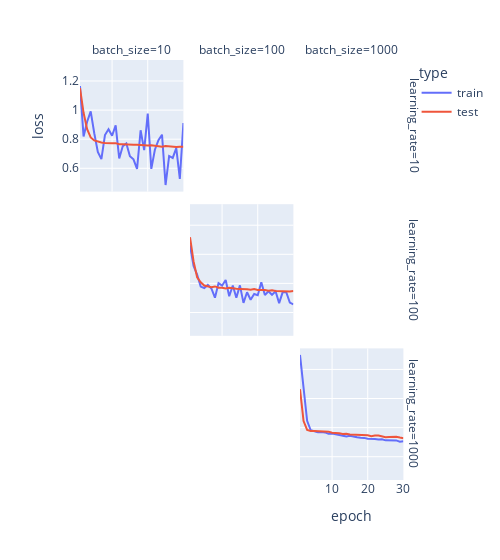
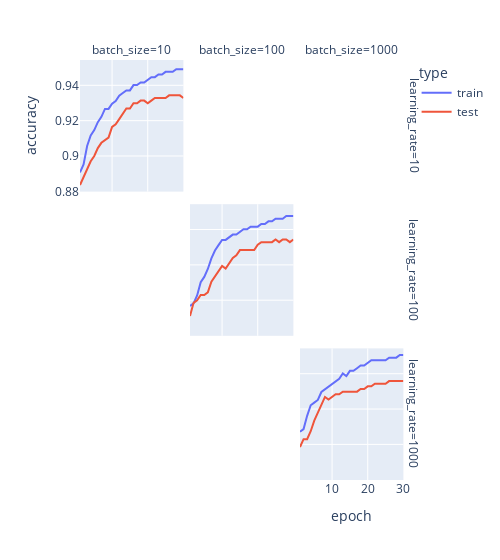

Here is the notebook cell these charts were saved with, in order:
### Code cell
runs_df = pd.concat(results)

# plot training loss and test loss over time
px.line(
    runs_df,
    line_group="run_id",
    x="epoch",
    y="loss",
    color="type",
    hover_data=["batch_size", "learning_rate", "dropout_fraction"],
    facet_row="learning_rate",
    facet_col="batch_size",
    width=500,
).show()

# plot accuracy over time
px.line(
    runs_df,
    line_group="run_id",
    x="epoch",
    y="accuracy",
    color="type",
    hover_data=["batch_size", "learning_rate", "dropout_fraction"],
    facet_row="learning_rate",
    facet_col="batch_size",
    width=500,
).show()

### Figure 1 — Plotly figure (JSON) as saved in the notebook; plotly's stock layout.template omitted (floating-point values rounded to 4 significant figures)
{"data": [{"customdata": [[10, 10, 0.2], [10, 10, 0.2], [10, 10, 0.2], [10, 10, 0.2], [10, 10, 0.2], [10, 10, 0.2], [10, 10, 0.2], [10, 10, 0.2], [10, 10, 0.2], [10, 10, 0.2], [10, 10, 0.2], [10, 10, 0.2], [10, 10, 0.2], [10, 10, 0.2], [10, 10, 0.2], [10, 10, 0.2], [10, 10, 0.2], [10, 10, 0.2], [10, 10, 0.2], [10, 10, 0.2], [10, 10, 0.2], [10, 10, 0.2], [10, 10, 0.2], [10, 10, 0.2], [10, 10, 0.2], [10, 10, 0.2], [10, 10, 0.2], [10, 10, 0.2], [10, 10, 0.2], [10, 10, 0.2]], "hovertemplate": "type=train<br>learning_rate=%{customdata[1]}<br>batch_size=%{customdata[0]}<br>run_id=1449308123<br>epoch=%{x}<br>loss=%{y}<br>dropout_fraction=%{customdata[2]}<extra></extra>", "legendgroup": "train", "line": {"color": "#636efa", "dash": "solid"}, "marker": {"symbol": "circle"}, "mode": "lines", "name": "train", "orientation": "v", "showlegend": true, "type": "scatter", "x": [1, 2, 3, 4, 5, 6, 7, 8, 9, 10, 11, 12, 13, 14, 15, 16, 17, 18, 19, 20, 21, 22, 23, 24, 25, 26, 27, 28, 29, 30], "xaxis": "x7", "y": [1.165, 0.819, 0.9203, 0.9909, 0.8408, 0.7119, 0.6633, 0.8289, 0.8687, 0.8235, 0.8957, 0.6678, 0.7527, 0.7709, 0.6828, 0.6613, 0.5961, 0.8617, 0.7244, 0.9765, 0.5959, 0.7278, 0.793, 0.8311, 0.4849, 0.6846, 0.6711, 0.739, 0.5267, 0.9111], "yaxis": "y7"}, {"customdata": [[100, 100, 0.2], [100, 100, 0.2], [100, 100, 0.2], [100, 100, 0.2], [100, 100, 0.2], [100, 100, 0.2], [100, 100, 0.2], [100, 100, 0.2], [100, 100, 0.2], [100, 100, 0.2], [100, 100, 0.2], [100, 100, 0.2], [100, 100, 0.2], [100, 100, 0.2], [100, 100, 0.2], [100, 100, 0.2], [100, 100, 0.2], [100, 100, 0.2], [100, 100, 0.2], [100, 100, 0.2], [100, 100, 0.2], [100, 100, 0.2], [100, 100, 0.2], [100, 100, 0.2], [100, 100, 0.2], [100, 100, 0.2], [100, 100, 0.2], [100, 100, 0.2], [100, 100, 0.2], [100, 100, 0.2]], "hovertemplate": "type=train<br>learning_rate=%{customdata[1]}<br>batch_size=%{customdata[0]}<br>run_id=676326879<br>epoch=%{x}<br>loss=%{y}<br>dropout_fraction=%{customdata[2]}<extra></extra>", "legendgroup": "train", "line": {"color": "#636efa", "dash": "solid"}, "marker": {"symbol": "circle"}, "mode": "lines", "name": "train", "orientation": "v", "showlegend": false, "type": "scatter", "x": [1, 2, 3, 4, 5, 6, 7, 8, 9, 10, 11, 12, 13, 14, 15, 16, 17, 18, 19, 20, 21, 22, 23, 24, 25, 26, 27, 28, 29, 30], "xaxis": "x5", "y": [1.062, 0.9196, 0.8605, 0.7781, 0.768, 0.7897, 0.7653, 0.7015, 0.802, 0.7845, 0.8237, 0.7118, 0.7856, 0.7014, 0.7863, 0.6664, 0.7389, 0.6877, 0.7274, 0.7191, 0.8075, 0.7196, 0.7462, 0.722, 0.7457, 0.6643, 0.74, 0.7393, 0.6681, 0.6563], "yaxis": "y5"}, {"customdata": [[1000, 1000, 0.2], [1000, 1000, 0.2], [1000, 1000, 0.2], [1000, 1000, 0.2], [1000, 1000, 0.2], [1000, 1000, 0.2], [1000, 1000, 0.2], [1000, 1000, 0.2], [1000, 1000, 0.2], [1000, 1000, 0.2], [1000, 1000, 0.2], [1000, 1000, 0.2], [1000, 1000, 0.2], [1000, 1000, 0.2], [1000, 1000, 0.2], [1000, 1000, 0.2], [1000, 1000, 0.2], [1000, 1000, 0.2], [1000, 1000, 0.2], [1000, 1000, 0.2], [1000, 1000, 0.2], [1000, 1000, 0.2], [1000, 1000, 0.2], [1000, 1000, 0.2], [1000, 1000, 0.2], [1000, 1000, 0.2], [1000, 1000, 0.2], [1000, 1000, 0.2], [1000, 1000, 0.2], [1000, 1000, 0.2]], "hovertemplate": "type=train<br>learning_rate=%{customdata[1]}<br>batch_size=%{customdata[0]}<br>run_id=881033356<br>epoch=%{x}<br>loss=%{y}<br>dropout_fraction=%{customdata[2]}<extra></extra>", "legendgroup": "train", "line": {"color": "#636efa", "dash": "solid"}, "marker": {"symbol": "circle"}, "mode": "lines", "name": "train", "orientation": "v", "showlegend": false, "type": "scatter", "x": [1, 2, 3, 4, 5, 6, 7, 8, 9, 10, 11, 12, 13, 14, 15, 16, 17, 18, 19, 20, 21, 22, 23, 24, 25, 26, 27, 28, 29, 30], "xaxis": "x3", "y": [1.299, 1.069, 0.8468, 0.7818, 0.7742, 0.7679, 0.7696, 0.7669, 0.7572, 0.7594, 0.7547, 0.7499, 0.7492, 0.7395, 0.7438, 0.7367, 0.734, 0.7298, 0.7292, 0.7229, 0.7246, 0.7218, 0.7178, 0.7199, 0.7123, 0.7133, 0.7122, 0.7118, 0.7036, 0.7066], "yaxis": "y3"}, {"customdata": [[10, 10, 0.2], [10, 10, 0.2], [10, 10, 0.2], [10, 10, 0.2], [10, 10, 0.2], [10, 10, 0.2], [10, 10, 0.2], [10, 10, 0.2], [10, 10, 0.2], [10, 10, 0.2], [10, 10, 0.2], [10, 10, 0.2], [10, 10, 0.2], [10, 10, 0.2], [10, 10, 0.2], [10, 10, 0.2], [10, 10, 0.2], [10, 10, 0.2], [10, 10, 0.2], [10, 10, 0.2], [10, 10, 0.2], [10, 10, 0.2], [10, 10, 0.2], [10, 10, 0.2], [10, 10, 0.2], [10, 10, 0.2], [10, 10, 0.2], [10, 10, 0.2], [10, 10, 0.2], [10, 10, 0.2]], "hovertemplate": "type=test<br>learning_rate=%{customdata[1]}<br>batch_size=%{customdata[0]}<br>run_id=1449308123<br>epoch=%{x}<br>loss=%{y}<br>dropout_fraction=%{customdata[2]}<extra></extra>", "legendgroup": "test", "line": {"color": "#EF553B", "dash": "solid"}, "marker": {"symbol": "circle"}, "mode": "lines", "name": "test", "orientation": "v", "showlegend": true, "type": "scatter", "x": [1, 2, 3, 4, 5, 6, 7, 8, 9, 10, 11, 12, 13, 14, 15, 16, 17, 18, 19, 20, 21, 22, 23, 24, 25, 26, 27, 28, 29, 30], "xaxis": "x7", "y": [1.151, 0.9815, 0.8688, 0.8124, 0.7918, 0.7832, 0.7778, 0.7735, 0.7702, 0.772, 0.7727, 0.765, 0.765, 0.7657, 0.7626, 0.7623, 0.761, 0.7588, 0.7559, 0.7571, 0.7588, 0.7557, 0.7562, 0.7484, 0.7532, 0.7502, 0.7497, 0.7472, 0.7485, 0.7483], "yaxis": "y7"}, {"customdata": [[100, 100, 0.2], [100, 100, 0.2], [100, 100, 0.2], [100, 100, 0.2], [100, 100, 0.2], [100, 100, 0.2], [100, 100, 0.2], [100, 100, 0.2], [100, 100, 0.2], [100, 100, 0.2], [100, 100, 0.2], [100, 100, 0.2], [100, 100, 0.2], [100, 100, 0.2], [100, 100, 0.2], [100, 100, 0.2], [100, 100, 0.2], [100, 100, 0.2], [100, 100, 0.2], [100, 100, 0.2], [100, 100, 0.2], [100, 100, 0.2], [100, 100, 0.2], [100, 100, 0.2], [100, 100, 0.2], [100, 100, 0.2], [100, 100, 0.2], [100, 100, 0.2], [100, 100, 0.2], [100, 100, 0.2]], "hovertemplate": "type=test<br>learning_rate=%{customdata[1]}<br>batch_size=%{customdata[0]}<br>run_id=676326879<br>epoch=%{x}<br>loss=%{y}<br>dropout_fraction=%{customdata[2]}<extra></extra>", "legendgroup": "test", "line": {"color": "#EF553B", "dash": "solid"}, "marker": {"symbol": "circle"}, "mode": "lines", "name": "test", "orientation": "v", "showlegend": false, "type": "scatter", "x": [1, 2, 3, 4, 5, 6, 7, 8, 9, 10, 11, 12, 13, 14, 15, 16, 17, 18, 19, 20, 21, 22, 23, 24, 25, 26, 27, 28, 29, 30], "xaxis": "x5", "y": [1.118, 0.9514, 0.8425, 0.8078, 0.7853, 0.779, 0.7734, 0.7792, 0.77, 0.77, 0.7644, 0.7696, 0.7643, 0.763, 0.7621, 0.7623, 0.7603, 0.7565, 0.7613, 0.755, 0.756, 0.7538, 0.7503, 0.7529, 0.7485, 0.7481, 0.7483, 0.743, 0.7445, 0.7477], "yaxis": "y5"}, {"customdata": [[1000, 1000, 0.2], [1000, 1000, 0.2], [1000, 1000, 0.2], [1000, 1000, 0.2], [1000, 1000, 0.2], [1000, 1000, 0.2], [1000, 1000, 0.2], [1000, 1000, 0.2], [1000, 1000, 0.2], [1000, 1000, 0.2], [1000, 1000, 0.2], [1000, 1000, 0.2], [1000, 1000, 0.2], [1000, 1000, 0.2], [1000, 1000, 0.2], [1000, 1000, 0.2], [1000, 1000, 0.2], [1000, 1000, 0.2], [1000, 1000, 0.2], [1000, 1000, 0.2], [1000, 1000, 0.2], [1000, 1000, 0.2], [1000, 1000, 0.2], [1000, 1000, 0.2], [1000, 1000, 0.2], [1000, 1000, 0.2], [1000, 1000, 0.2], [1000, 1000, 0.2], [1000, 1000, 0.2], [1000, 1000, 0.2]], "hovertemplate": "type=test<br>learning_rate=%{customdata[1]}<br>batch_size=%{customdata[0]}<br>run_id=881033356<br>epoch=%{x}<br>loss=%{y}<br>dropout_fraction=%{customdata[2]}<extra></extra>", "legendgroup": "test", "line": {"color": "#EF553B", "dash": "solid"}, "marker": {"symbol": "circle"}, "mode": "lines", "name": "test", "orientation": "v", "showlegend": false, "type": "scatter", "x": [1, 2, 3, 4, 5, 6, 7, 8, 9, 10, 11, 12, 13, 14, 15, 16, 17, 18, 19, 20, 21, 22, 23, 24, 25, 26, 27, 28, 29, 30], "xaxis": "x3", "y": [1.064, 0.8447, 0.7836, 0.7773, 0.7771, 0.7755, 0.7732, 0.7711, 0.7721, 0.7646, 0.7639, 0.761, 0.7558, 0.7579, 0.7528, 0.752, 0.7534, 0.7487, 0.7478, 0.7471, 0.7411, 0.7459, 0.7452, 0.7394, 0.7337, 0.7347, 0.7377, 0.7371, 0.7318, 0.7273], "yaxis": "y3"}], "layout": {"annotations": [{"font": {}, "showarrow": false, "text": "batch_size=10", "x": 0.1567, "xanchor": "center", "xref": "paper", "y": 1.0, "yanchor": "bottom", "yref": "paper"}, {"font": {}, "showarrow": false, "text": "batch_size=100", "x": 0.49, "xanchor": "center", "xref": "paper", "y": 1.0, "yanchor": "bottom", "yref": "paper"}, {"font": {}, "showarrow": false, "text": "batch_size=1000", "x": 0.8233, "xanchor": "center", "xref": "paper", "y": 1.0, "yanchor": "bottom", "yref": "paper"}, {"font": {}, "showarrow": false, "text": "learning_rate=1000", "textangle": 90, "x": 0.98, "xanchor": "left", "xref": "paper", "y": 0.1567, "yanchor": "middle", "yref": "paper"}, {"font": {}, "showarrow": false, "text": "learning_rate=100", "textangle": 90, "x": 0.98, "xanchor": "left", "xref": "paper", "y": 0.5, "yanchor": "middle", "yref": "paper"}, {"font": {}, "showarrow": false, "text": "learning_rate=10", "textangle": 90, "x": 0.98, "xanchor": "left", "xref": "paper", "y": 0.8433, "yanchor": "middle", "yref": "paper"}], "legend": {"title": {"text": "type"}, "tracegroupgap": 0}, "margin": {"t": 60}, "width": 500, "xaxis": {"anchor": "y", "domain": [0, 0.3133], "title": {"text": "epoch"}}, "xaxis2": {"anchor": "y2", "domain": [0.3333, 0.6467], "matches": "x", "title": {"text": "epoch"}}, "xaxis3": {"anchor": "y3", "domain": [0.6667, 0.98], "matches": "x", "title": {"text": "epoch"}}, "xaxis4": {"anchor": "y4", "domain": [0, 0.3133], "matches": "x", "showticklabels": false}, "xaxis5": {"anchor": "y5", "domain": [0.3333, 0.6467], "matches": "x", "showticklabels": false}, "xaxis6": {"anchor": "y6", "domain": [0.6667, 0.98], "matches": "x", "showticklabels": false}, "xaxis7": {"anchor": "y7", "domain": [0, 0.3133], "matches": "x", "showticklabels": false}, "xaxis8": {"anchor": "y8", "domain": [0.3333, 0.6467], "matches": "x", "showticklabels": false}, "xaxis9": {"anchor": "y9", "domain": [0.6667, 0.98], "matches": "x", "showticklabels": false}, "yaxis": {"anchor": "x", "domain": [0, 0.3133], "title": {"text": "loss"}}, "yaxis2": {"anchor": "x2", "domain": [0, 0.3133], "matches": "y", "showticklabels": false}, "yaxis3": {"anchor": "x3", "domain": [0, 0.3133], "matches": "y", "showticklabels": false}, "yaxis4": {"anchor": "x4", "domain": [0.3433, 0.6567], "matches": "y", "title": {"text": "loss"}}, "yaxis5": {"anchor": "x5", "domain": [0.3433, 0.6567], "matches": "y", "showticklabels": false}, "yaxis6": {"anchor": "x6", "domain": [0.3433, 0.6567], "matches": "y", "showticklabels": false}, "yaxis7": {"anchor": "x7", "domain": [0.6867, 1.0], "matches": "y", "title": {"text": "loss"}}, "yaxis8": {"anchor": "x8", "domain": [0.6867, 1.0], "matches": "y", "showticklabels": false}, "yaxis9": {"anchor": "x9", "domain": [0.6867, 1.0], "matches": "y", "showticklabels": false}}}

### Figure 2 — Plotly figure (JSON) as saved in the notebook; plotly's stock layout.template omitted (floating-point values rounded to 4 significant figures)
{"data": [{"customdata": [[10, 10, 0.2], [10, 10, 0.2], [10, 10, 0.2], [10, 10, 0.2], [10, 10, 0.2], [10, 10, 0.2], [10, 10, 0.2], [10, 10, 0.2], [10, 10, 0.2], [10, 10, 0.2], [10, 10, 0.2], [10, 10, 0.2], [10, 10, 0.2], [10, 10, 0.2], [10, 10, 0.2], [10, 10, 0.2], [10, 10, 0.2], [10, 10, 0.2], [10, 10, 0.2], [10, 10, 0.2], [10, 10, 0.2], [10, 10, 0.2], [10, 10, 0.2], [10, 10, 0.2], [10, 10, 0.2], [10, 10, 0.2], [10, 10, 0.2], [10, 10, 0.2], [10, 10, 0.2], [10, 10, 0.2]], "hovertemplate": "type=train<br>learning_rate=%{customdata[1]}<br>batch_size=%{customdata[0]}<br>run_id=1449308123<br>epoch=%{x}<br>accuracy=%{y}<br>dropout_fraction=%{customdata[2]}<extra></extra>", "legendgroup": "train", "line": {"color": "#636efa", "dash": "solid"}, "marker": {"symbol": "circle"}, "mode": "lines", "name": "train", "orientation": "v", "showlegend": true, "type": "scatter", "x": [1, 2, 3, 4, 5, 6, 7, 8, 9, 10, 11, 12, 13, 14, 15, 16, 17, 18, 19, 20, 21, 22, 23, 24, 25, 26, 27, 28, 29, 30], "xaxis": "x7", "y": [0.8907, 0.8952, 0.9057, 0.9117, 0.9147, 0.9192, 0.9222, 0.9266, 0.9266, 0.9296, 0.9311, 0.9341, 0.9356, 0.9371, 0.9371, 0.9401, 0.9401, 0.9416, 0.9416, 0.9431, 0.9446, 0.9446, 0.9461, 0.9461, 0.9476, 0.9476, 0.9476, 0.9491, 0.9491, 0.9491], "yaxis": "y7"}, {"customdata": [[100, 100, 0.2], [100, 100, 0.2], [100, 100, 0.2], [100, 100, 0.2], [100, 100, 0.2], [100, 100, 0.2], [100, 100, 0.2], [100, 100, 0.2], [100, 100, 0.2], [100, 100, 0.2], [100, 100, 0.2], [100, 100, 0.2], [100, 100, 0.2], [100, 100, 0.2], [100, 100, 0.2], [100, 100, 0.2], [100, 100, 0.2], [100, 100, 0.2], [100, 100, 0.2], [100, 100, 0.2], [100, 100, 0.2], [100, 100, 0.2], [100, 100, 0.2], [100, 100, 0.2], [100, 100, 0.2], [100, 100, 0.2], [100, 100, 0.2], [100, 100, 0.2], [100, 100, 0.2], [100, 100, 0.2]], "hovertemplate": "type=train<br>learning_rate=%{customdata[1]}<br>batch_size=%{customdata[0]}<br>run_id=676326879<br>epoch=%{x}<br>accuracy=%{y}<br>dropout_fraction=%{customdata[2]}<extra></extra>", "legendgroup": "train", "line": {"color": "#636efa", "dash": "solid"}, "marker": {"symbol": "circle"}, "mode": "lines", "name": "train", "orientation": "v", "showlegend": false, "type": "scatter", "x": [1, 2, 3, 4, 5, 6, 7, 8, 9, 10, 11, 12, 13, 14, 15, 16, 17, 18, 19, 20, 21, 22, 23, 24, 25, 26, 27, 28, 29, 30], "xaxis": "x5", "y": [0.8967, 0.8982, 0.9027, 0.9102, 0.9132, 0.9177, 0.9237, 0.9281, 0.9311, 0.9341, 0.9341, 0.9356, 0.9371, 0.9371, 0.9386, 0.9401, 0.9401, 0.9416, 0.9416, 0.9416, 0.9431, 0.9431, 0.9446, 0.9446, 0.9461, 0.9461, 0.9461, 0.9476, 0.9476, 0.9476], "yaxis": "y5"}, {"customdata": [[1000, 1000, 0.2], [1000, 1000, 0.2], [1000, 1000, 0.2], [1000, 1000, 0.2], [1000, 1000, 0.2], [1000, 1000, 0.2], [1000, 1000, 0.2], [1000, 1000, 0.2], [1000, 1000, 0.2], [1000, 1000, 0.2], [1000, 1000, 0.2], [1000, 1000, 0.2], [1000, 1000, 0.2], [1000, 1000, 0.2], [1000, 1000, 0.2], [1000, 1000, 0.2], [1000, 1000, 0.2], [1000, 1000, 0.2], [1000, 1000, 0.2], [1000, 1000, 0.2], [1000, 1000, 0.2], [1000, 1000, 0.2], [1000, 1000, 0.2], [1000, 1000, 0.2], [1000, 1000, 0.2], [1000, 1000, 0.2], [1000, 1000, 0.2], [1000, 1000, 0.2], [1000, 1000, 0.2], [1000, 1000, 0.2]], "hovertemplate": "type=train<br>learning_rate=%{customdata[1]}<br>batch_size=%{customdata[0]}<br>run_id=881033356<br>epoch=%{x}<br>accuracy=%{y}<br>dropout_fraction=%{customdata[2]}<extra></extra>", "legendgroup": "train", "line": {"color": "#636efa", "dash": "solid"}, "marker": {"symbol": "circle"}, "mode": "lines", "name": "train", "orientation": "v", "showlegend": false, "type": "scatter", "x": [1, 2, 3, 4, 5, 6, 7, 8, 9, 10, 11, 12, 13, 14, 15, 16, 17, 18, 19, 20, 21, 22, 23, 24, 25, 26, 27, 28, 29, 30], "xaxis": "x3", "y": [0.9072, 0.9087, 0.9162, 0.9222, 0.9237, 0.9251, 0.9296, 0.9311, 0.9326, 0.9341, 0.9356, 0.9371, 0.9401, 0.9386, 0.9416, 0.9416, 0.9431, 0.9446, 0.9446, 0.9461, 0.9476, 0.9476, 0.9476, 0.9476, 0.9476, 0.9491, 0.9491, 0.9491, 0.9506, 0.9506], "yaxis": "y3"}, {"customdata": [[10, 10, 0.2], [10, 10, 0.2], [10, 10, 0.2], [10, 10, 0.2], [10, 10, 0.2], [10, 10, 0.2], [10, 10, 0.2], [10, 10, 0.2], [10, 10, 0.2], [10, 10, 0.2], [10, 10, 0.2], [10, 10, 0.2], [10, 10, 0.2], [10, 10, 0.2], [10, 10, 0.2], [10, 10, 0.2], [10, 10, 0.2], [10, 10, 0.2], [10, 10, 0.2], [10, 10, 0.2], [10, 10, 0.2], [10, 10, 0.2], [10, 10, 0.2], [10, 10, 0.2], [10, 10, 0.2], [10, 10, 0.2], [10, 10, 0.2], [10, 10, 0.2], [10, 10, 0.2], [10, 10, 0.2]], "hovertemplate": "type=test<br>learning_rate=%{customdata[1]}<br>batch_size=%{customdata[0]}<br>run_id=1449308123<br>epoch=%{x}<br>accuracy=%{y}<br>dropout_fraction=%{customdata[2]}<extra></extra>", "legendgroup": "test", "line": {"color": "#EF553B", "dash": "solid"}, "marker": {"symbol": "circle"}, "mode": "lines", "name": "test", "orientation": "v", "showlegend": true, "type": "scatter", "x": [1, 2, 3, 4, 5, 6, 7, 8, 9, 10, 11, 12, 13, 14, 15, 16, 17, 18, 19, 20, 21, 22, 23, 24, 25, 26, 27, 28, 29, 30], "xaxis": "x7", "y": [0.8836, 0.8881, 0.8925, 0.897, 0.9, 0.9045, 0.9075, 0.909, 0.9104, 0.9164, 0.9179, 0.9209, 0.9239, 0.9269, 0.9269, 0.9299, 0.9299, 0.9313, 0.9313, 0.9299, 0.9313, 0.9328, 0.9328, 0.9328, 0.9328, 0.9343, 0.9343, 0.9343, 0.9343, 0.9328], "yaxis": "y7"}, {"customdata": [[100, 100, 0.2], [100, 100, 0.2], [100, 100, 0.2], [100, 100, 0.2], [100, 100, 0.2], [100, 100, 0.2], [100, 100, 0.2], [100, 100, 0.2], [100, 100, 0.2], [100, 100, 0.2], [100, 100, 0.2], [100, 100, 0.2], [100, 100, 0.2], [100, 100, 0.2], [100, 100, 0.2], [100, 100, 0.2], [100, 100, 0.2], [100, 100, 0.2], [100, 100, 0.2], [100, 100, 0.2], [100, 100, 0.2], [100, 100, 0.2], [100, 100, 0.2], [100, 100, 0.2], [100, 100, 0.2], [100, 100, 0.2], [100, 100, 0.2], [100, 100, 0.2], [100, 100, 0.2], [100, 100, 0.2]], "hovertemplate": "type=test<br>learning_rate=%{customdata[1]}<br>batch_size=%{customdata[0]}<br>run_id=676326879<br>epoch=%{x}<br>accuracy=%{y}<br>dropout_fraction=%{customdata[2]}<extra></extra>", "legendgroup": "test", "line": {"color": "#EF553B", "dash": "solid"}, "marker": {"symbol": "circle"}, "mode": "lines", "name": "test", "orientation": "v", "showlegend": false, "type": "scatter", "x": [1, 2, 3, 4, 5, 6, 7, 8, 9, 10, 11, 12, 13, 14, 15, 16, 17, 18, 19, 20, 21, 22, 23, 24, 25, 26, 27, 28, 29, 30], "xaxis": "x5", "y": [0.891, 0.8985, 0.9, 0.903, 0.903, 0.9045, 0.9104, 0.9134, 0.9164, 0.9194, 0.9179, 0.9209, 0.9239, 0.9254, 0.9284, 0.9284, 0.9284, 0.9284, 0.9284, 0.9313, 0.9328, 0.9328, 0.9328, 0.9328, 0.9343, 0.9328, 0.9343, 0.9343, 0.9328, 0.9343], "yaxis": "y5"}, {"customdata": [[1000, 1000, 0.2], [1000, 1000, 0.2], [1000, 1000, 0.2], [1000, 1000, 0.2], [1000, 1000, 0.2], [1000, 1000, 0.2], [1000, 1000, 0.2], [1000, 1000, 0.2], [1000, 1000, 0.2], [1000, 1000, 0.2], [1000, 1000, 0.2], [1000, 1000, 0.2], [1000, 1000, 0.2], [1000, 1000, 0.2], [1000, 1000, 0.2], [1000, 1000, 0.2], [1000, 1000, 0.2], [1000, 1000, 0.2], [1000, 1000, 0.2], [1000, 1000, 0.2], [1000, 1000, 0.2], [1000, 1000, 0.2], [1000, 1000, 0.2], [1000, 1000, 0.2], [1000, 1000, 0.2], [1000, 1000, 0.2], [1000, 1000, 0.2], [1000, 1000, 0.2], [1000, 1000, 0.2], [1000, 1000, 0.2]], "hovertemplate": "type=test<br>learning_rate=%{customdata[1]}<br>batch_size=%{customdata[0]}<br>run_id=881033356<br>epoch=%{x}<br>accuracy=%{y}<br>dropout_fraction=%{customdata[2]}<extra></extra>", "legendgroup": "test", "line": {"color": "#EF553B", "dash": "solid"}, "marker": {"symbol": "circle"}, "mode": "lines", "name": "test", "orientation": "v", "showlegend": false, "type": "scatter", "x": [1, 2, 3, 4, 5, 6, 7, 8, 9, 10, 11, 12, 13, 14, 15, 16, 17, 18, 19, 20, 21, 22, 23, 24, 25, 26, 27, 28, 29, 30], "xaxis": "x3", "y": [0.8985, 0.903, 0.903, 0.9075, 0.9134, 0.9179, 0.9224, 0.9269, 0.9254, 0.9269, 0.9284, 0.9284, 0.9299, 0.9299, 0.9299, 0.9299, 0.9299, 0.9313, 0.9313, 0.9328, 0.9328, 0.9343, 0.9343, 0.9343, 0.9343, 0.9358, 0.9358, 0.9358, 0.9358, 0.9358], "yaxis": "y3"}], "layout": {"annotations": [{"font": {}, "showarrow": false, "text": "batch_size=10", "x": 0.1567, "xanchor": "center", "xref": "paper", "y": 1.0, "yanchor": "bottom", "yref": "paper"}, {"font": {}, "showarrow": false, "text": "batch_size=100", "x": 0.49, "xanchor": "center", "xref": "paper", "y": 1.0, "yanchor": "bottom", "yref": "paper"}, {"font": {}, "showarrow": false, "text": "batch_size=1000", "x": 0.8233, "xanchor": "center", "xref": "paper", "y": 1.0, "yanchor": "bottom", "yref": "paper"}, {"font": {}, "showarrow": false, "text": "learning_rate=1000", "textangle": 90, "x": 0.98, "xanchor": "left", "xref": "paper", "y": 0.1567, "yanchor": "middle", "yref": "paper"}, {"font": {}, "showarrow": false, "text": "learning_rate=100", "textangle": 90, "x": 0.98, "xanchor": "left", "xref": "paper", "y": 0.5, "yanchor": "middle", "yref": "paper"}, {"font": {}, "showarrow": false, "text": "learning_rate=10", "textangle": 90, "x": 0.98, "xanchor": "left", "xref": "paper", "y": 0.8433, "yanchor": "middle", "yref": "paper"}], "legend": {"title": {"text": "type"}, "tracegroupgap": 0}, "margin": {"t": 60}, "width": 500, "xaxis": {"anchor": "y", "domain": [0, 0.3133], "title": {"text": "epoch"}}, "xaxis2": {"anchor": "y2", "domain": [0.3333, 0.6467], "matches": "x", "title": {"text": "epoch"}}, "xaxis3": {"anchor": "y3", "domain": [0.6667, 0.98], "matches": "x", "title": {"text": "epoch"}}, "xaxis4": {"anchor": "y4", "domain": [0, 0.3133], "matches": "x", "showticklabels": false}, "xaxis5": {"anchor": "y5", "domain": [0.3333, 0.6467], "matches": "x", "showticklabels": false}, "xaxis6": {"anchor": "y6", "domain": [0.6667, 0.98], "matches": "x", "showticklabels": false}, "xaxis7": {"anchor": "y7", "domain": [0, 0.3133], "matches": "x", "showticklabels": false}, "xaxis8": {"anchor": "y8", "domain": [0.3333, 0.6467], "matches": "x", "showticklabels": false}, "xaxis9": {"anchor": "y9", "domain": [0.6667, 0.98], "matches": "x", "showticklabels": false}, "yaxis": {"anchor": "x", "domain": [0, 0.3133], "title": {"text": "accuracy"}}, "yaxis2": {"anchor": "x2", "domain": [0, 0.3133], "matches": "y", "showticklabels": false}, "yaxis3": {"anchor": "x3", "domain": [0, 0.3133], "matches": "y", "showticklabels": false}, "yaxis4": {"anchor": "x4", "domain": [0.3433, 0.6567], "matches": "y", "title": {"text": "accuracy"}}, "yaxis5": {"anchor": "x5", "domain": [0.3433, 0.6567], "matches": "y", "showticklabels": false}, "yaxis6": {"anchor": "x6", "domain": [0.3433, 0.6567], "matches": "y", "showticklabels": false}, "yaxis7": {"anchor": "x7", "domain": [0.6867, 1.0], "matches": "y", "title": {"text": "accuracy"}}, "yaxis8": {"anchor": "x8", "domain": [0.6867, 1.0], "matches": "y", "showticklabels": false}, "yaxis9": {"anchor": "x9", "domain": [0.6867, 1.0], "matches": "y", "showticklabels": false}}}
